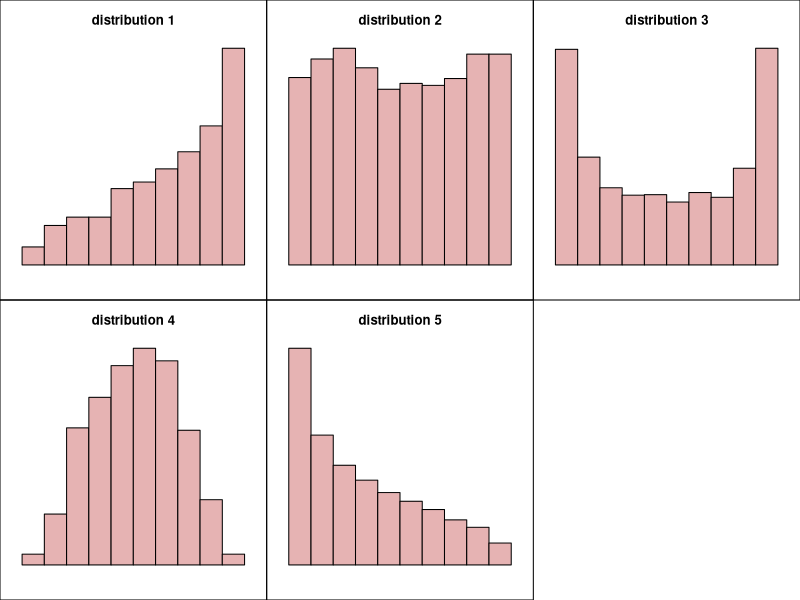

Generate this figure with R:
## ---- chunk 1
types = c("Bell","Uniform","Bimodal","Right-skew","Left-skew")

n = 2000
beta1 = c(3,1,0.5,0.7,1.4)
beta2 = c(3,1,0.5,1.4,0.7)

bell = rbeta(n,beta1[1],beta2[1])
uniform = rbeta(n,beta1[2],beta2[2])
bimodal = rbeta(n,beta1[3],beta2[3])
right_skew = rbeta(n,beta1[4],beta2[4])
left_skew = rbeta(n,beta1[5],beta2[5])

data = data.frame(bell,uniform,bimodal,right_skew,left_skew)

ord = c(5,2,3,1,4) #sample(1:5)
ord2 = c(2,5,4,3,1) #sample(1:5)
## ---- chunk 2
par(mfrow=c(2,3))
for(j in 1:5){
  par(mar=c(2,1,3,1))
  i = ord[j]
  hist(data[,i],axes=F,xlim=c(0,1),main=paste0("distribution ",j),col=rgb(0.9,0.7,0.7))
  box("figure")
}
